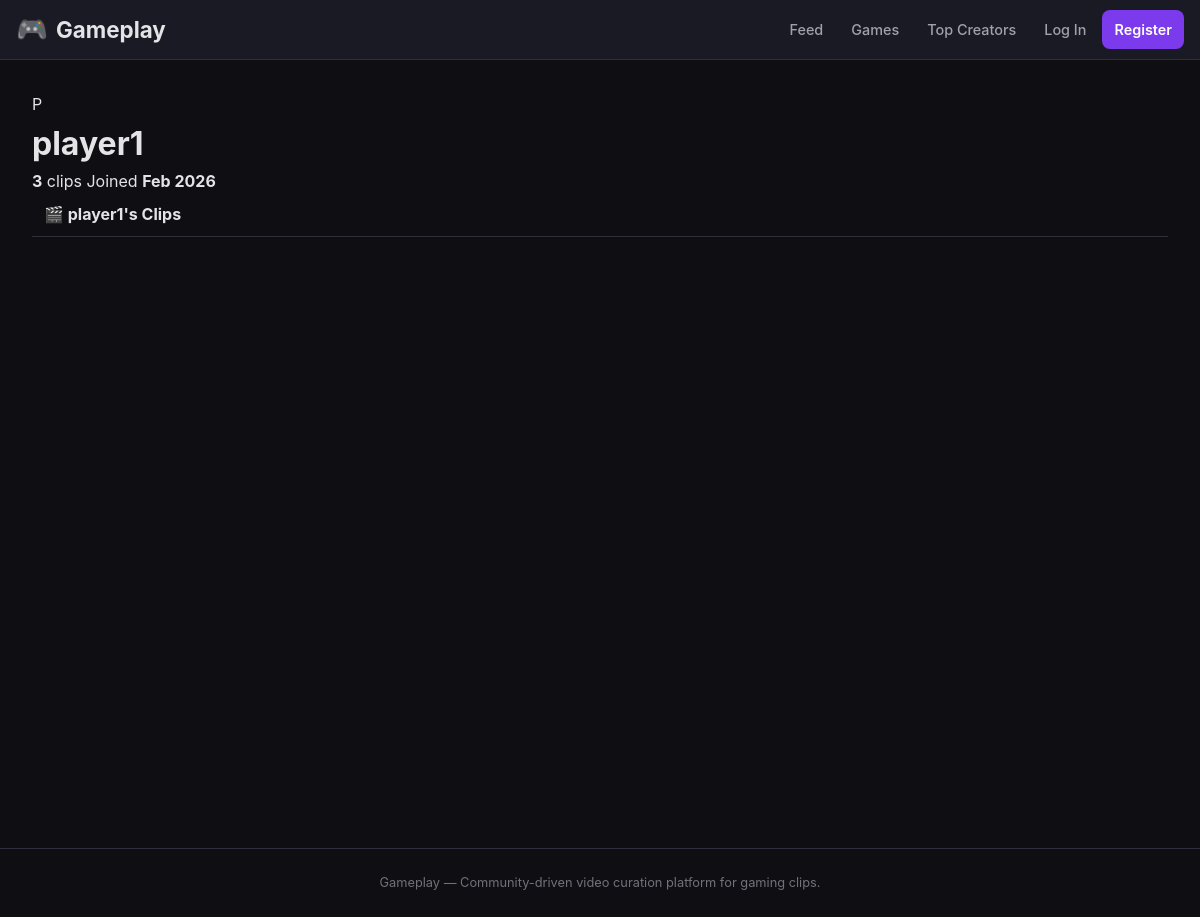
The app's page /profile/player1 with its own data.
### clips/models.py (models this page shows, shortened)
class User(AbstractUser):
    bio = models.TextField(max_length=300, blank=True, default="")
    avatar_url = models.URLField(blank=True, default="")
    favorite_clips = models.ManyToManyField(
        'Clip', blank=True, related_name='favorited_by'
    )
    bookmarked_creators = models.ManyToManyField(
        'self', blank=True, symmetrical=False, related_name='bookmarked_by'
    )

### clips/views.py (the view)
# urls.py: path("profile/<str:username>", views.profile_page, name="profile"),
def profile_page(request, username):
    profile_user = get_object_or_404(User, username=username)
    games = Game.objects.all()
    is_bookmarked = False
    if request.user.is_authenticated:
        is_bookmarked = request.user.bookmarked_creators.filter(
            id=profile_user.id
        ).exists()
    return render(request, "clips/profile.html", {
        "profile_user": profile_user,
        "games": games,
        "is_bookmarked": is_bookmarked,
    })

### clips/templates/clips/profile.html (shortened to what this page needs)
{% extends "clips/layout.html" %}
{% load static %}
{% block content %}
<div class="profile-header">
    <div class="profile-avatar">
        {% if profile_user.avatar_url %}
        <img src="{{ profile_user.avatar_url }}" alt="{{ profile_user.username }}">
        {% else %}
        {{ profile_user.username|first|upper }}
        {% endif %}
    </div>
    <div class="profile-info">
        <h1>{{ profile_user.username }}</h1>
        <div class="profile-stats">
            <span><strong>{{ profile_user.clips.count }}</strong> clips</span>
            <span>Joined <strong>{{ profile_user.date_joined|date:"M Y" }}</strong></span>
        </div>
    </div>
</div>
<h2 class="section-title">&#127916; {{ profile_user.username }}'s Clips</h2>
<div id="clipsGrid" class="clips-grid"></div>
{% endblock %}

### clips/static/clips/css/styles.css (style rules this page uses)
:root { --bg-primary: #0f0f13; --bg-secondary: #1a1a24; --bg-card: #22222e; --bg-hover: #2a2a3a; --accent: #7c3aed; --accent-light: #a78bfa; --accent-glow: rgba(124, 58, 237, 0.3); --text-primary: #e4e4e7; --text-secondary: #a1a1aa; --text-muted: #71717a; --star-color: #facc15; --star-empty: #3f3f46; --success: #22c55e; --danger: #ef4444; --border: #2e2e3e; --radius: 8px; --radius-lg: 12px; --shadow: 0 4px 20px rgba(0, 0, 0, 0.4); --transition: all 0.2s ease; }
*, *::before, *::after { margin: 0; padding: 0; box-sizing: border-box; }
body { font-family: -apple-system, BlinkMacSystemFont, 'Segoe UI', Roboto, sans-serif; background: var(--bg-primary); color: var(--text-primary); line-height: 1.6; min-height: 100vh; }
.section-title { font-size: 1rem; font-weight: 700; padding: 0.5rem 0.75rem; background: var(--bg-primary); border-bottom: 1px solid var(--border); margin: 0; }
#clipsGrid { flex: 1; overflow: hidden; }
.clips-grid { display: flex; flex-direction: column; gap: 0; scroll-snap-type: y mandatory; overflow-y: scroll; height: 100%; scrollbar-width: none; }

### records on screen
User: username|first "P", username "player1", clips.count "3", date_joined "Feb 2026"
